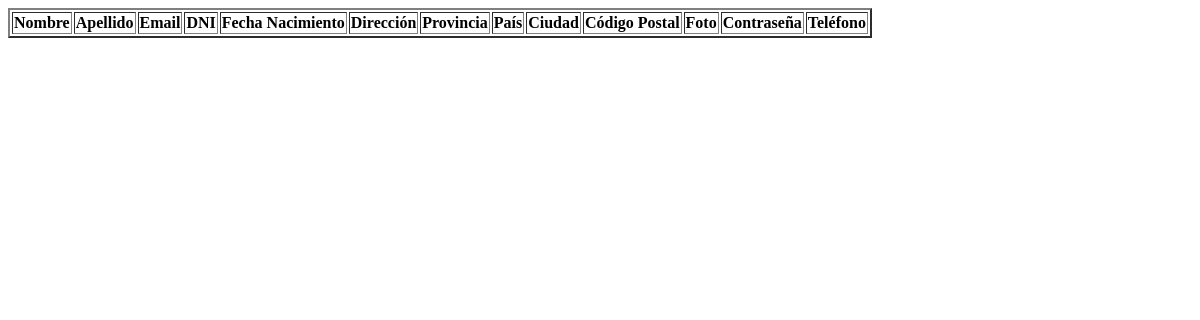
The page /Consultas/datosUsuarios.php on the database as committed earlier.
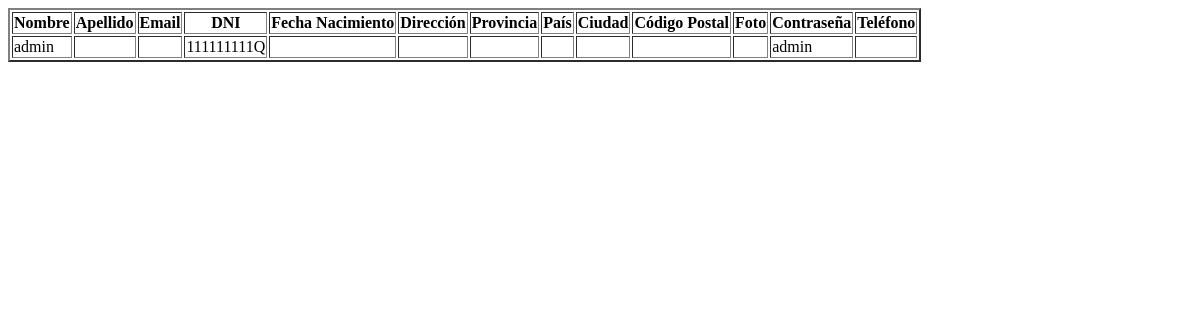
The same page on the database as committed later.
### tables this page shows
create table usuario(

nombre varchar(30),
apellido varchar(30),
email varchar(70),
dni varchar(15) primary key,
fecha_nac date,
direccion varchar(50),
provincia varchar(40),
pais varchar(20),
ciudad varchar(40),
codigo_postal varchar(50),
foto longblob,
contrasena varchar(190),
telefono int
);

### Consultas/datosUsuarios.php (the view)
<?php
include("conexion.php");
$consulta = "SELECT * FROM usuario";
$resultado2 = mysqli_query($conexion, $consulta) or die("Algo ha ido mal en la consulta a la base de datos");
echo "<table border='2'>";
echo "<tr>";
echo "<th>Nombre</th><th>Apellido</th><th>Email</th><th>DNI</th><th>Fecha Nacimiento</th><th>Dirección</th><th>Provincia</th><th>País</th><th>Ciudad</th><th>Código Postal</th><th>Foto</th><th>Contraseña</th><th>Teléfono</th>";
echo "</tr>";
while ($columna = mysqli_fetch_array($resultado2)) {
    echo "<tr>";
    echo "<td>" . $columna['nombre'] . "</td>";
    echo "<td>" . $columna['apellido'] . "</td>";
    echo "<td>" . $columna['email'] . "</td>";
    echo "<td>" . $columna['dni'] . "</td>";
    echo "<td>" . $columna['fecha_nac'] . "</td>";
    echo "<td>" . $columna['direccion'] . "</td>";
    echo "<td>" . $columna['provincia'] . "</td>";
    echo "<td>" . $columna['pais'] . "</td>";
    echo "<td>" . $columna['ciudad'] . "</td>";
    echo "<td>" . $columna['codigo_postal'] . "</td>";
    echo "<td>" . $columna['foto'] . "</td>";
    echo "<td>" . $columna['contrasena'] . "</td>";
    echo "<td>" . $columna['telefono'] . "</td>";
    echo "</tr>";
}
echo "</table>";
?>

### Consultas/conexion.php (shortened to what this page needs)
<!DOCTYPE html>
<html lang="en">
<head>
</head>
<body>
</body>
</html>

Rows that differ between the two databases and show on the page:
added usuario: nombre "admin", dni "111111111Q", contrasena "admin"
